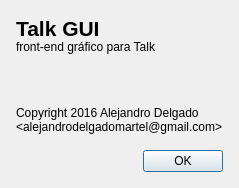
<?xml version="1.0" encoding="UTF-8"?>
<ui version="4.0">
 <class>AboutDialog</class>
 <widget class="QDialog" name="AboutDialog">
  <property name="geometry">
   <rect>
    <x>0</x>
    <y>0</y>
    <width>400</width>
    <height>300</height>
   </rect>
  </property>
  <property name="minimumSize">
   <size>
    <width>400</width>
    <height>300</height>
   </size>
  </property>
  <property name="maximumSize">
   <size>
    <width>400</width>
    <height>300</height>
   </size>
  </property>
  <property name="windowTitle">
   <string>Acerca de Talk GUI</string>
  </property>
  <layout class="QVBoxLayout" name="verticalLayout">
   <property name="spacing">
    <number>16</number>
   </property>
   <property name="sizeConstraint">
    <enum>QLayout::SetFixedSize</enum>
   </property>
   <property name="leftMargin">
    <number>16</number>
   </property>
   <property name="topMargin">
    <number>16</number>
   </property>
   <property name="rightMargin">
    <number>16</number>
   </property>
   <property name="bottomMargin">
    <number>16</number>
   </property>
   <item>
    <widget class="QLabel" name="label">
     <property name="text">
      <string>&lt;html&gt;&lt;head/&gt;&lt;body&gt;&lt;p&gt;&lt;span style=&quot; font-size:16pt; font-weight:600;&quot;&gt;Talk GUI&lt;br/&gt;&lt;/span&gt;front-end gráfico para Talk&lt;/p&gt;&lt;p&gt;&lt;br/&gt;&lt;/p&gt;&lt;p&gt;Copyright 2016 Alejandro Delgado&lt;br/&gt;&amp;lt;alejandrodelgadomartel@gmail.com&amp;gt;&lt;/p&gt;&lt;/body&gt;&lt;/html&gt;</string>
     </property>
     <property name="alignment">
      <set>Qt::AlignLeading|Qt::AlignLeft|Qt::AlignTop</set>
     </property>
    </widget>
   </item>
   <item>
    <widget class="QDialogButtonBox" name="buttonBox">
     <property name="orientation">
      <enum>Qt::Horizontal</enum>
     </property>
     <property name="standardButtons">
      <set>QDialogButtonBox::Ok</set>
     </property>
    </widget>
   </item>
  </layout>
 </widget>
 <resources/>
 <connections>
  <connection>
   <sender>buttonBox</sender>
   <signal>accepted()</signal>
   <receiver>AboutDialog</receiver>
   <slot>accept()</slot>
   <hints>
    <hint type="sourcelabel">
     <x>248</x>
     <y>254</y>
    </hint>
    <hint type="destinationlabel">
     <x>157</x>
     <y>274</y>
    </hint>
   </hints>
  </connection>
  <connection>
   <sender>buttonBox</sender>
   <signal>rejected()</signal>
   <receiver>AboutDialog</receiver>
   <slot>reject()</slot>
   <hints>
    <hint type="sourcelabel">
     <x>316</x>
     <y>260</y>
    </hint>
    <hint type="destinationlabel">
     <x>286</x>
     <y>274</y>
    </hint>
   </hints>
  </connection>
 </connections>
</ui>
